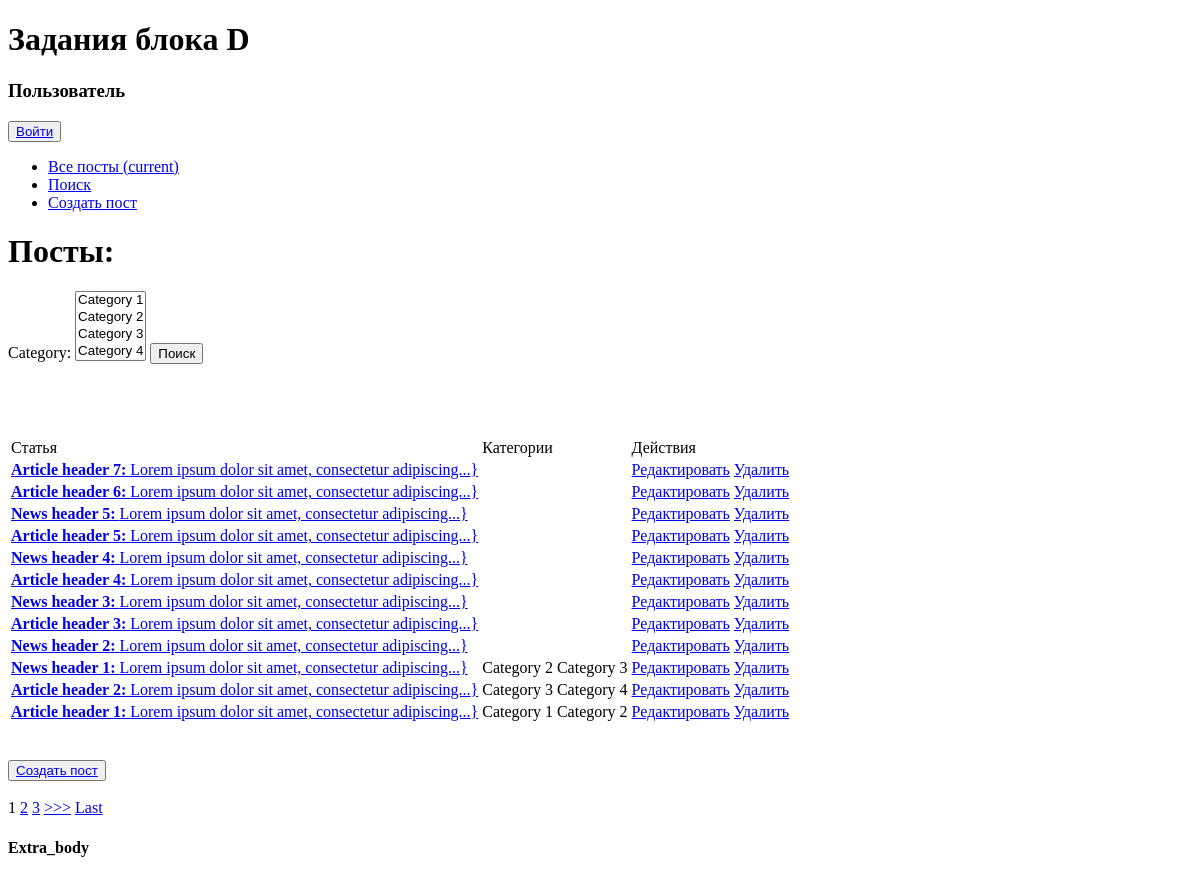
Before: /news/ with the older database file.
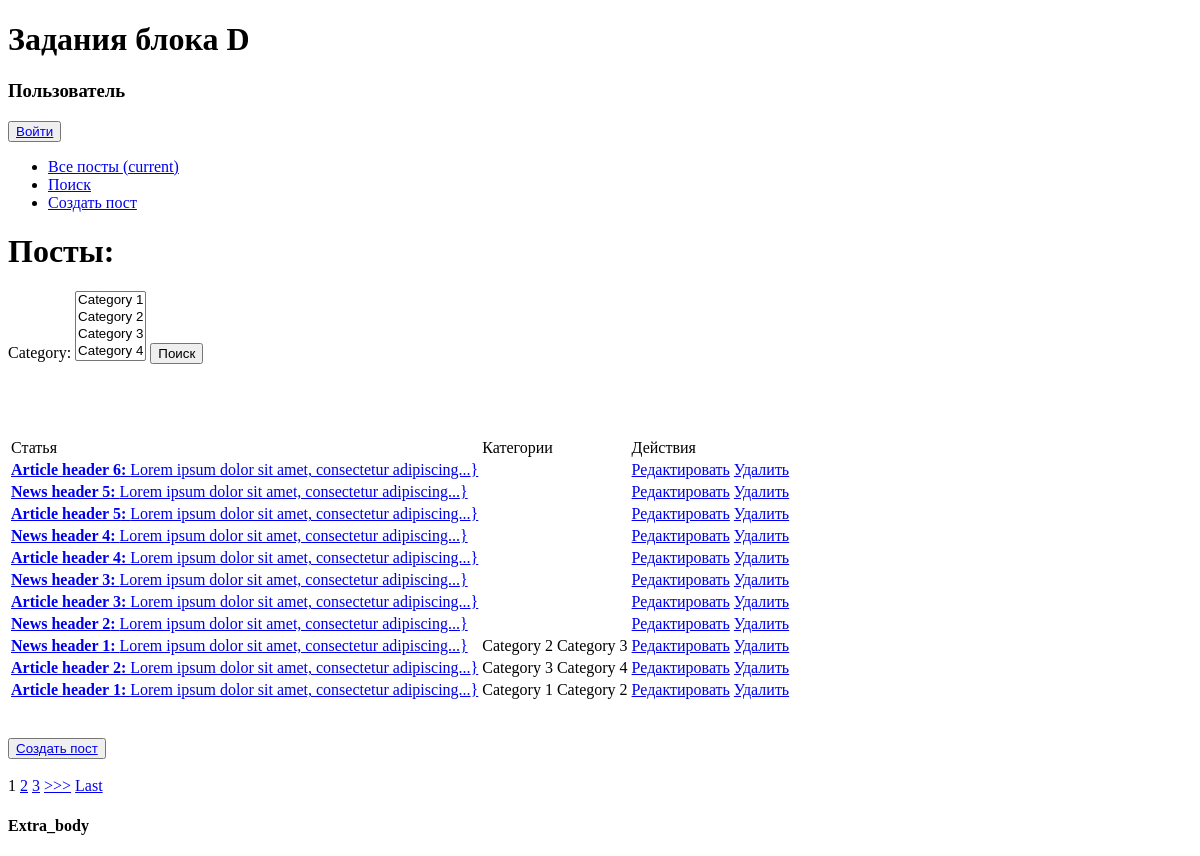
After: the same page with the newer database file.
### news/models.py (models this page shows, shortened)
class Post(models.Model):
    author = models.ForeignKey(Author, on_delete=models.DO_NOTHING)
    category = models.ManyToManyField(Category)
    header = models.CharField(max_length=255, default='')
    text = models.TextField(default='')
    rating = models.IntegerField(default=0)
    create_datetime = models.DateTimeField(auto_now_add=True)
    type = models.CharField(max_length=255, choices=post_types)
    """
    from news.models import *
    a = Author.objects.all()[0]
    a.update_rating()
    """
    def preview(self):
        return f'{self.text[0:50]}...'

class Category(models.Model):
    name = models.CharField(unique=True, default='', max_length=255)
    subscribers = models.ManyToManyField(User)
    def __str__(self):
        return self.name

### news/views.py (the view)
# urls.py: path('', NewsList.as_view(), name='news_list'),
class NewsList(ListView):
    model = Post
    template_name = 'news/list.html'
    context_object_name = 'news_list'
    allow_empty = True  # Возвращает пустой список, если объектов нет (если False - будет 404)
    ordering = ['-create_datetime']
    paginate_by = 5
    def get_context_data(self, **kwargs):
        context = super().get_context_data(**kwargs)
        context['is_not_author'] = not self.request.user.groups.filter(name='authors').exists()
        filter = CategoryFilter(self.request.GET, queryset=self.get_queryset())
        context['filter'] = filter
        try:
            categories = [Category.objects.get(id=int(category_id)) for category_id in filter.data.getlist('category')]
        except AttributeError:
            categories = []
        context['choosed'] = categories
        return context

### templates/news/list.html (shortened to what this page needs)
{% extends 'base/../base.html' %}
{% load custom_filters %}
{% block content %}
        <div>
            <h1>Посты:</h1>
            <form method="GET">
                {{ filter.form }}
                <input type="submit" value="Поиск">
            </form>
            <br><br>
            <br><br>
            <table>
                <tr>
                        <td>Статья</td>
                        <td>Категории</td>
                        <td>Действия</td>
                </tr>
                {% for news in filter.qs %}
                    <tr>
                            <td><a href="{% url 'news_item' news.id %}"><b>{{ news.header }}: </b> {{ news.preview }}}</a></td>
                            <td>
                                {% for category in news.category.all %}
                                    {{ category }}
                                {% endfor %}
                            </td>
                            <td>
                                <a href="{% url 'news_update' news.id %}">Редактировать</a>
                                <a href="{% url 'news_delete' news.id %}">Удалить</a>
                            </td>
                    </tr>
                {% endfor %}
            </table>
            <br><br>
            <button type="button"><a href="{% url 'news_create' %}">Создать пост</a></button>
            <br><br>
            {% if is_paginated %}
                {% for num in page_obj.paginator.page_range %}
                    {% if page_obj.number == num %}
                        <a>{{ num }}</a>
                    {% elif num >= page_obj.number|add:'-2' and num <= page_obj.number|add:'2' %}
                        <a href="?page={{ num }}">{{ num }}</a>
                    {% endif %}
                {% endfor %}
                {% if page_obj.has_next %}
                    <a href="?page={{ page_obj.next_page_number }}">>>></a>
                    <a href="?page={{ page_obj.paginator.num_pages }}">Last</a>
                {% endif %}
            {% endif %}
        </div>
{% endblock content %}

Changed rows visible on the page:
removed Post: header "Article header 7", preview "Lorem ipsum dolor sit amet, consectetur adipiscing..."
